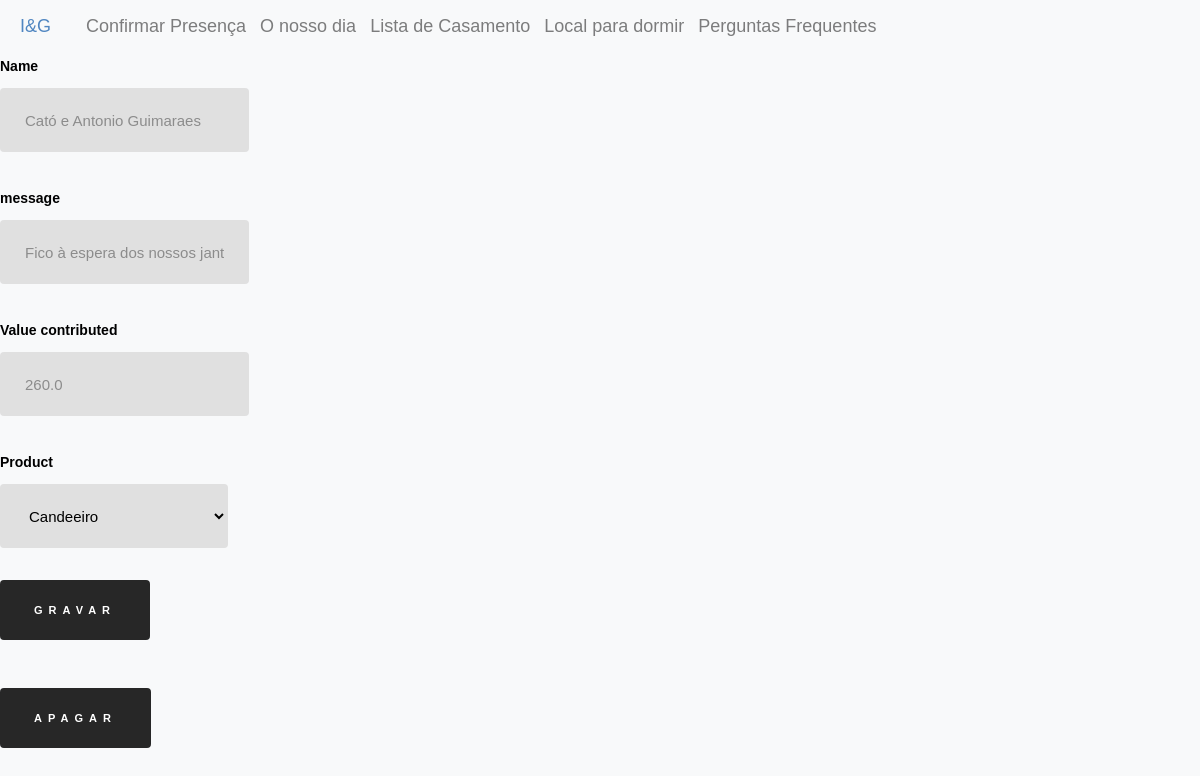
The page /edit/contribution/4 on the database its author committed.
### inesegoncalo/models/contributions.py (models this page shows, shortened)
class Contribution(db.Model ,model.Model,model.Base):
    __tablename__ = 'contribution'
    __table_args__ = {'extend_existing': True}
    id = Column(Integer, primary_key=True)
    name = Column(String(80))
    value_contributed = Column(Float)
    message = Column(Text)
    product_id = Column(Integer, ForeignKey('products.id'))
    product = relationship('Product', back_populates="contributions")

### inesegoncalo/modules/edit.py (the view, shortened to what this page needs)
@bp.route("/contribution/<contribution_id>", methods=("GET", "POST"))
@bp.route("/contribution/<contribution_id>/<delete>", methods=("GET", "POST"))
def contribution(contribution_id, delete=None):
    contribution = Contribution.query.filter_by(id=contribution_id).first()
    products = Product.query.all()
    return render_template(
        "edit/contribution.html", contribution=contribution, products=products
    )

### inesegoncalo/templates/edit/contribution.html
{% extends 'layout.html' %}
{% block content %}
<div class="product_form_container">
    <form method="post" class="product_form">
        <div class="product_attribute_container">
            <label for="name"> Name</label>
            <input type="text" name="name" placeholder="{{contribution.name}}">
        </div>
        <div class="product_attribute_container">
            <label for="message"> message</label>
            <input type="text" name="message" placeholder="{{contribution.message}}">
        </div>
        <div class="product_attribute_container">
            <label for="value_contributed"> Value contributed</label>
            <input type="number" name="value_contributed" placeholder="{{contribution.value_contributed}}">
        </div>
        <div class="product_attribute_container">
            <label for="product"> Product</label>
            <select name="product">
                {% for product in products%}
                    {% if product == contribution.product %}
                    <option value="{{product.id}}" selected>{{product.name}}</option>
                    {% else %}
                    <option value="{{product.id}}">{{product.name}}</option>
                    {% endif %}
                {% endfor%}
            </select>
        </div>
        <button class="accept">Gravar</button>
    </form>
    <form method="post" action="{{url_for('edit.contribution',contribution_id=contribution.id,delete='delete')}}" class="product_form">
        <button class ="delete">Apagar</button>
    </form>
</div>
{% endblock %}

### inesegoncalo/static/style/main.css (style rules this page uses)
html { font-size: 10px; }
html, body { height: 100%; }
body { background: #ffffff; font-family: 'Metropolis', sans-serif; font-size: 1.8rem; font-style: normal; font-weight: normal; line-height: 1.778; color: #000000; margin: 0; padding: 0; position: relative; }
button, .btn { margin-bottom: 1.6rem; }
input, textarea, select, pre, blockquote, figure, table, p, ul, ol, dl, form, .video-container, .ss-custom-select { margin-bottom: 3.2rem; }
input[type="email"], input[type="number"], input[type="search"], input[type="text"], input[type="tel"], input[type="url"], input[type="password"], textarea, select { display: block; height: 6.4rem; padding: 1.5rem 24px 1.5rem; border: 0; outline: none; color: #000000; font-family: 'Metropolis', sans-serif ; font-size: 1.5rem; line-height: 3.2rem; max-width: 100%; background-color: #e0e0e0; border: 1px solid transparent; transition: all .3s ease-in-out; border-radius: 4px; }
label, legend { font-family: 'Metropolis', sans-serif ; font-weight: 700; font-size: 1.4rem; line-height: 2; margin-bottom: .8rem; color: #000000; display: block; }
::placeholder { color: #8c8c8c; }
.btn, button, input[type="submit"], input[type="reset"], input[type="button"] { display: inline-block; font-family: 'Metropolis', sans-serif ; font-weight: 700; font-size: 1.1rem; text-transform: uppercase; letter-spacing: .6rem; height: 6rem; line-height: 5.6rem; padding: 0 3.2rem; margin: 0 .4rem 1.6rem 0; color: #ffffff; text-decoration: none; text-align: center; white-space: nowrap; cursor: pointer; transition: all .3s ease-in-out; -webkit-font-smoothing: antialiased; -moz-osx-font-smoothing: grayscale; border-radius: 4px; background-color: #272727; border: 0.2rem solid #272727; }

### inesegoncalo/static/style/card.css (style rules this page uses)
body { background-color: #f8f9fa!important }

### rows shown on the page
Contribution: name "Cató e Antonio Guimaraes", message "Fico à espera dos nossos jantar a luz das velas e dos candeeiros 😏😍❤️ Adoramo-vos", value_contributed "260.0"

### other values the page prints
form field product "Candeeiro"
